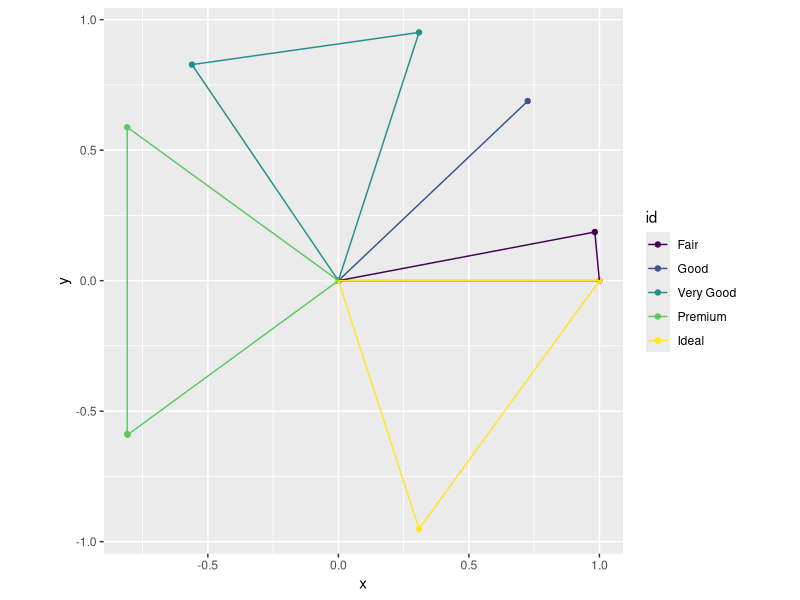

R code for this plot: (Note: this script raises an error after producing the figure.)
## ---- chunk 1
knitr::opts_chunk$set(echo = TRUE)
options(tidyverse.quiet = TRUE)
## ---- chunk 2
library(tidyverse)

compute_panel_wedge <- function(data, scales, vertices = 5){
  
  data |>
    mutate(prop = area/sum(area)) |>
    mutate(cumprop = cumsum(prop))->
  props_vertices; props_vertices
  
  props_vertices %>% 
    mutate(lagcumprop = lag(cumprop, default = 0)) %>% 
    mutate(x = cos(cumprop*2*pi)) %>% 
    mutate(y = sin(cumprop*2*pi)) ->
  props_vertices; props_vertices
  
  data.frame(around = 0:vertices/vertices) %>%
    crossing(props_vertices) %>%
    group_by(id) %>%
    filter(lagcumprop <= around &
           cumprop >= around) %>%
    mutate(x = cos(around*2*pi)) %>%
    mutate(y = sin(around*2*pi)) %>% 
    ungroup() ->
  arcs; arcs

  props_vertices %>% 
    mutate(around = cumprop) %>% 
    full_join(arcs) %>% 
    arrange(id, around) %>% 
    distinct() ->
  circle_points; circle_points
  
  data |>
    distinct(id, area) |>
    mutate(x = 0) |>
    mutate(y = 0) %>%
    mutate(around = 0) %>%
    mutate(cumprop = 0) %>%
    mutate(prop = 0) ->
  middle; middle

  data |>
    distinct(id, area) |>
    mutate(x = 0) |>
    mutate(y = 0) %>%
    mutate(around = 1) %>%
    mutate(cumprop = 1) %>%
    mutate(prop = 1) ->
  middle2; middle2

  full_join(middle, circle_points) %>% 
    full_join(middle2)

  }


diamonds %>% 
  count(cut) %>% 
  select(id = cut, area = n) %>% 
  compute_panel_wedge() %>% 
  data.frame()


diamonds %>% 
  count(cut) %>% 
  select(id = cut, area = n) %>% 
  compute_panel_wedge() %>% 
  ggplot() + 
  aes(x = x, y = y, color = id) + 
  geom_point() + 
  geom_path() + 
  coord_equal()


StatWedge <- ggproto("StatWedge",
                     Stat,
                     compute_panel = 
                       compute_panel_wedge)



## ---- chunk 3
diamonds |>
  count(cut) |>
  ggplot() + 
  aes(id = cut, area = n) + 
  geom_point(stat = StatWedge) + 
  aes(color = after_stat(id)) +
  aes(fill = after_stat(id)) +
  geom_polygon(stat = StatWedge) +
  coord_equal()

# diamonds |> 
#   ggplot() + 
#   aes(fill = cut, x = "all") + 
#   geom_bar()


## ---- chunk 4
